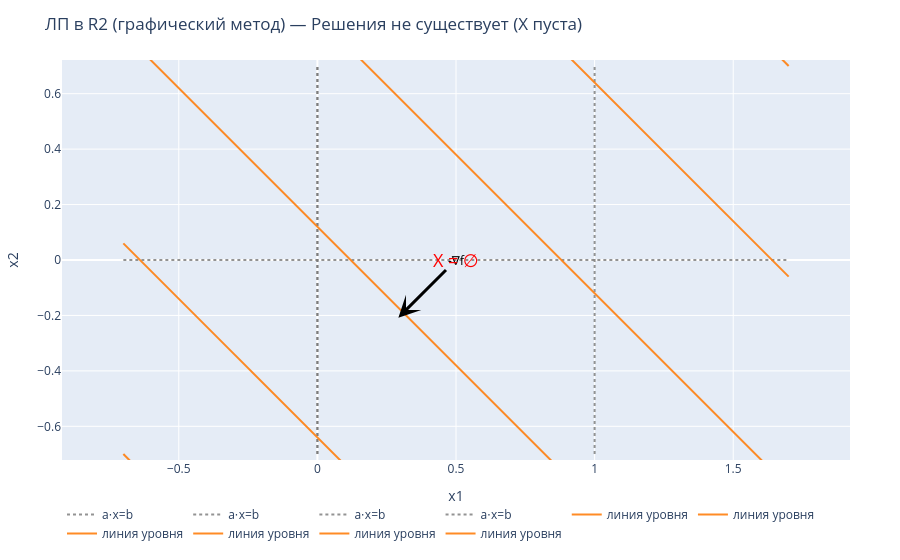
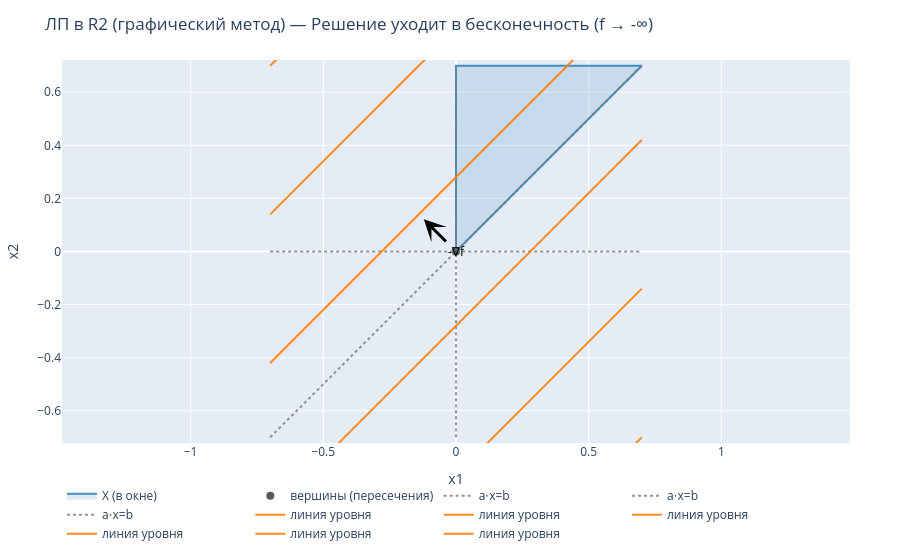
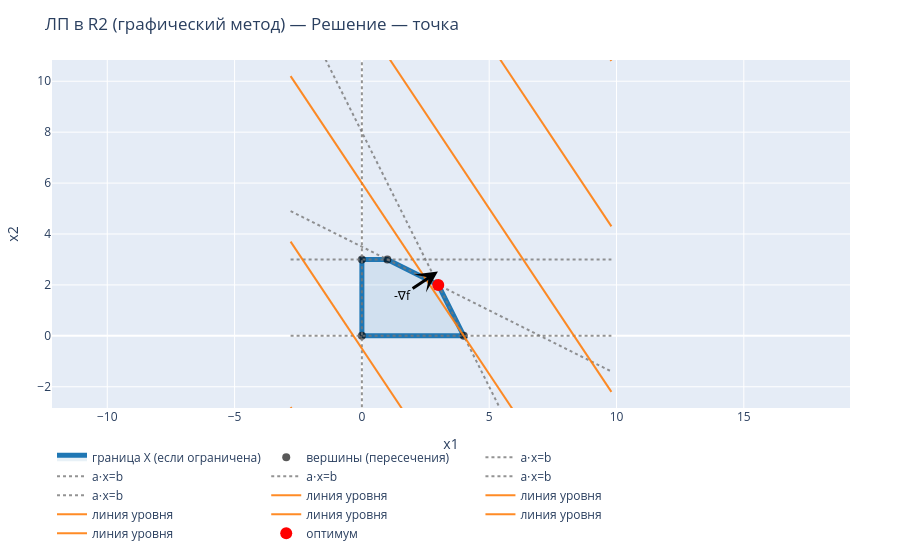
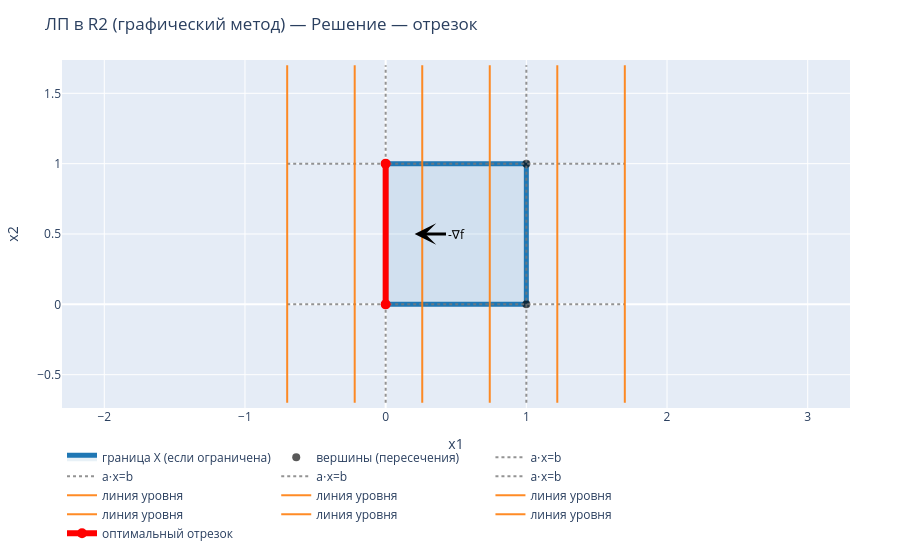

The notebook cell these images were saved under, in order:
### Code cell
for nm in ["infeasible", "unbounded", "optimal_point", "optimal_segment"]
    ex = examples[nm]
    c_ex = ex.c
    constraints_ex = normalize_constraints(ex.raw)
    # Неявные ограничения первой четверти
    push!(constraints_ex, ([-1.0,  0.0], 0.0))
    push!(constraints_ex, ([ 0.0, -1.0], 0.0))

    res_ex = solve_lp_graphical(c_ex, constraints_ex)
    println("\n===== ", case_ru[nm], " =====")
    println("status = ", res_ex.status)
    print_solution(res_ex, c_ex, constraints_ex)
    display(plot_solution(c_ex, constraints_ex, res_ex; title_suffix=" — " * case_ru[nm]))
end

### Figure 1 — Plotly figure (JSON) as saved in the notebook; plotly's stock layout.template omitted (floating-point values rounded to 4 significant figures)
{"data": [{"line": {"color": "rgba(120,120,120,0.8)", "dash": "dot", "width": 2}, "mode": "lines", "name": "a⋅x=b", "type": "scatter", "x": [0, 0], "y": [-0.7, 0.7]}, {"line": {"color": "rgba(120,120,120,0.8)", "dash": "dot", "width": 2}, "mode": "lines", "name": "a⋅x=b", "type": "scatter", "x": [1, 1], "y": [-0.7, 0.7]}, {"line": {"color": "rgba(120,120,120,0.8)", "dash": "dot", "width": 2}, "mode": "lines", "name": "a⋅x=b", "type": "scatter", "x": [0, 0], "y": [-0.7, 0.7]}, {"line": {"color": "rgba(120,120,120,0.8)", "dash": "dot", "width": 2}, "mode": "lines", "name": "a⋅x=b", "type": "scatter", "x": [-0.7, 1.7], "y": [0, 0]}, {"line": {"color": "rgba(255,127,14,0.9)", "width": 2}, "mode": "lines", "name": "линия уровня", "type": "scatter", "x": [-0.7, 1.7], "y": [-0.7, -3.1]}, {"line": {"color": "rgba(255,127,14,0.9)", "width": 2}, "mode": "lines", "name": "линия уровня", "type": "scatter", "x": [-0.7, 1.7], "y": [0.06, -2.34]}, {"line": {"color": "rgba(255,127,14,0.9)", "width": 2}, "mode": "lines", "name": "линия уровня", "type": "scatter", "x": [-0.7, 1.7], "y": [0.82, -1.58]}, {"line": {"color": "rgba(255,127,14,0.9)", "width": 2}, "mode": "lines", "name": "линия уровня", "type": "scatter", "x": [-0.7, 1.7], "y": [1.58, -0.82]}, {"line": {"color": "rgba(255,127,14,0.9)", "width": 2}, "mode": "lines", "name": "линия уровня", "type": "scatter", "x": [-0.7, 1.7], "y": [2.34, -0.06]}, {"line": {"color": "rgba(255,127,14,0.9)", "width": 2}, "mode": "lines", "name": "линия уровня", "type": "scatter", "x": [-0.7, 1.7], "y": [3.1, 0.7]}], "layout": {"annotations": [{"arrowcolor": "black", "arrowhead": 3, "arrowsize": 1.2, "arrowwidth": 3, "ax": 0.5, "axref": "x", "ay": 0, "ayref": "y", "font": {"color": "black"}, "showarrow": true, "text": "-∇f", "x": 0.2921, "xref": "x", "y": -0.2079, "yref": "y"}, {"font": {"color": "red", "size": 18}, "showarrow": false, "text": "X = ∅", "x": 0.5, "xref": "x", "y": 0, "yref": "y"}], "legend": {"orientation": "h"}, "margin": {"b": 50, "l": 50, "r": 50, "t": 60}, "title": "ЛП в R2 (графический метод) — Решения не существует (X пуста)", "xaxis": {"range": [-0.7, 1.7], "title": "x1", "zeroline": true}, "yaxis": {"range": [-0.7, 0.7], "scaleanchor": "x", "scaleratio": 1, "title": "x2", "zeroline": true}}}

### Figure 2 — Plotly figure (JSON) as saved in the notebook; plotly's stock layout.template omitted (floating-point values rounded to 4 significant figures)
{"data": [{"fill": "toself", "fillcolor": "rgba(31,119,180,0.15)", "line": {"color": "rgba(31,119,180,0.8)", "width": 2}, "mode": "lines", "name": "X (в окне)", "type": "scatter", "x": [0, 0.7, 0.7, 0, 0], "y": [0, 0.7, 0.7, 0.7, 0]}, {"marker": {"color": "rgba(0,0,0,0.65)", "size": 8}, "mode": "markers", "name": "вершины (пересечения)", "type": "scatter", "x": [0], "y": [0]}, {"line": {"color": "rgba(120,120,120,0.8)", "dash": "dot", "width": 2}, "mode": "lines", "name": "a⋅x=b", "type": "scatter", "x": [-0.7, 0.7], "y": [-0.7, 0.7]}, {"line": {"color": "rgba(120,120,120,0.8)", "dash": "dot", "width": 2}, "mode": "lines", "name": "a⋅x=b", "type": "scatter", "x": [0, 0], "y": [-0.7, 0.7]}, {"line": {"color": "rgba(120,120,120,0.8)", "dash": "dot", "width": 2}, "mode": "lines", "name": "a⋅x=b", "type": "scatter", "x": [-0.7, 0.7], "y": [0, 0]}, {"line": {"color": "rgba(255,127,14,0.9)", "width": 2}, "mode": "lines", "name": "линия уровня", "type": "scatter", "x": [-0.7, 0.7], "y": [0.7, 2.1]}, {"line": {"color": "rgba(255,127,14,0.9)", "width": 2}, "mode": "lines", "name": "линия уровня", "type": "scatter", "x": [-0.7, 0.7], "y": [0.14, 1.54]}, {"line": {"color": "rgba(255,127,14,0.9)", "width": 2}, "mode": "lines", "name": "линия уровня", "type": "scatter", "x": [-0.7, 0.7], "y": [-0.42, 0.98]}, {"line": {"color": "rgba(255,127,14,0.9)", "width": 2}, "mode": "lines", "name": "линия уровня", "type": "scatter", "x": [-0.7, 0.7], "y": [-0.98, 0.42]}, {"line": {"color": "rgba(255,127,14,0.9)", "width": 2}, "mode": "lines", "name": "линия уровня", "type": "scatter", "x": [-0.7, 0.7], "y": [-1.54, -0.14]}, {"line": {"color": "rgba(255,127,14,0.9)", "width": 2}, "mode": "lines", "name": "линия уровня", "type": "scatter", "x": [-0.7, 0.7], "y": [-2.1, -0.7]}], "layout": {"annotations": [{"arrowcolor": "black", "arrowhead": 3, "arrowsize": 1.2, "arrowwidth": 3, "ax": 0, "axref": "x", "ay": 0, "ayref": "y", "font": {"color": "black"}, "showarrow": true, "text": "-∇f", "x": -0.1213, "xref": "x", "y": 0.1213, "yref": "y"}], "legend": {"orientation": "h"}, "margin": {"b": 50, "l": 50, "r": 50, "t": 60}, "title": "ЛП в R2 (графический метод) — Решение уходит в бесконечность (f → -∞)", "xaxis": {"range": [-0.7, 0.7], "title": "x1", "zeroline": true}, "yaxis": {"range": [-0.7, 0.7], "scaleanchor": "x", "scaleratio": 1, "title": "x2", "zeroline": true}}}

### Figure 3 — Plotly figure (JSON) as saved in the notebook; plotly's stock layout.template omitted (floating-point values rounded to 4 significant figures)
{"data": [{"fill": "toself", "fillcolor": "rgba(31,119,180,0.10)", "line": {"color": "rgba(31,119,180,1.0)", "width": 5}, "mode": "lines", "name": "граница X (если ограничена)", "type": "scatter", "x": [0, 4, 3, 1, 0, 0], "y": [0, 0, 2, 3, 3, 0]}, {"marker": {"color": "rgba(0,0,0,0.65)", "size": 8}, "mode": "markers", "name": "вершины (пересечения)", "type": "scatter", "x": [3, 1, 4, 0, 0], "y": [2, 3, 0, 3, 0]}, {"line": {"color": "rgba(120,120,120,0.8)", "dash": "dot", "width": 2}, "mode": "lines", "name": "a⋅x=b", "type": "scatter", "x": [-2.8, 9.8], "y": [4.9, -1.4]}, {"line": {"color": "rgba(120,120,120,0.8)", "dash": "dot", "width": 2}, "mode": "lines", "name": "a⋅x=b", "type": "scatter", "x": [-2.8, 9.8], "y": [13.6, -11.6]}, {"line": {"color": "rgba(120,120,120,0.8)", "dash": "dot", "width": 2}, "mode": "lines", "name": "a⋅x=b", "type": "scatter", "x": [-2.8, 9.8], "y": [3, 3]}, {"line": {"color": "rgba(120,120,120,0.8)", "dash": "dot", "width": 2}, "mode": "lines", "name": "a⋅x=b", "type": "scatter", "x": [0, 0], "y": [-2.8, 10.8]}, {"line": {"color": "rgba(120,120,120,0.8)", "dash": "dot", "width": 2}, "mode": "lines", "name": "a⋅x=b", "type": "scatter", "x": [-2.8, 9.8], "y": [0, 0]}, {"line": {"color": "rgba(255,127,14,0.9)", "width": 2}, "mode": "lines", "name": "линия уровня", "type": "scatter", "x": [-2.8, 9.8], "y": [29.7, 10.8]}, {"line": {"color": "rgba(255,127,14,0.9)", "width": 2}, "mode": "lines", "name": "линия уровня", "type": "scatter", "x": [-2.8, 9.8], "y": [23.2, 4.3]}, {"line": {"color": "rgba(255,127,14,0.9)", "width": 2}, "mode": "lines", "name": "линия уровня", "type": "scatter", "x": [-2.8, 9.8], "y": [16.7, -2.2]}, {"line": {"color": "rgba(255,127,14,0.9)", "width": 2}, "mode": "lines", "name": "линия уровня", "type": "scatter", "x": [-2.8, 9.8], "y": [10.2, -8.7]}, {"line": {"color": "rgba(255,127,14,0.9)", "width": 2}, "mode": "lines", "name": "линия уровня", "type": "scatter", "x": [-2.8, 9.8], "y": [3.7, -15.2]}, {"line": {"color": "rgba(255,127,14,0.9)", "width": 2}, "mode": "lines", "name": "линия уровня", "type": "scatter", "x": [-2.8, 9.8], "y": [-2.8, -21.7]}, {"marker": {"color": "red", "size": 12}, "mode": "markers", "name": "оптимум", "type": "scatter", "x": [3], "y": [2]}], "layout": {"annotations": [{"arrowcolor": "black", "arrowhead": 3, "arrowsize": 1.2, "arrowwidth": 3, "ax": 1.6, "axref": "x", "ay": 1.6, "ayref": "y", "font": {"color": "black"}, "showarrow": true, "text": "-∇f", "x": 2.986, "xref": "x", "y": 2.524, "yref": "y"}], "legend": {"orientation": "h"}, "margin": {"b": 50, "l": 50, "r": 50, "t": 60}, "title": "ЛП в R2 (графический метод) — Решение — точка", "xaxis": {"range": [-2.8, 9.8], "title": "x1", "zeroline": true}, "yaxis": {"range": [-2.8, 10.8], "scaleanchor": "x", "scaleratio": 1, "title": "x2", "zeroline": true}}}

### Figure 4 — Plotly figure (JSON) as saved in the notebook; plotly's stock layout.template omitted (floating-point values rounded to 4 significant figures)
{"data": [{"fill": "toself", "fillcolor": "rgba(31,119,180,0.10)", "line": {"color": "rgba(31,119,180,1.0)", "width": 5}, "mode": "lines", "name": "граница X (если ограничена)", "type": "scatter", "x": [0, 1, 1, 0, 0], "y": [0, 0, 1, 1, 0]}, {"marker": {"color": "rgba(0,0,0,0.65)", "size": 8}, "mode": "markers", "name": "вершины (пересечения)", "type": "scatter", "x": [1, 1, 0, 0], "y": [1, 0, 1, 0]}, {"line": {"color": "rgba(120,120,120,0.8)", "dash": "dot", "width": 2}, "mode": "lines", "name": "a⋅x=b", "type": "scatter", "x": [1, 1], "y": [-0.7, 1.7]}, {"line": {"color": "rgba(120,120,120,0.8)", "dash": "dot", "width": 2}, "mode": "lines", "name": "a⋅x=b", "type": "scatter", "x": [-0.7, 1.7], "y": [1, 1]}, {"line": {"color": "rgba(120,120,120,0.8)", "dash": "dot", "width": 2}, "mode": "lines", "name": "a⋅x=b", "type": "scatter", "x": [0, 0], "y": [-0.7, 1.7]}, {"line": {"color": "rgba(120,120,120,0.8)", "dash": "dot", "width": 2}, "mode": "lines", "name": "a⋅x=b", "type": "scatter", "x": [-0.7, 1.7], "y": [0, 0]}, {"line": {"color": "rgba(255,127,14,0.9)", "width": 2}, "mode": "lines", "name": "линия уровня", "type": "scatter", "x": [-0.7, -0.7], "y": [-0.7, 1.7]}, {"line": {"color": "rgba(255,127,14,0.9)", "width": 2}, "mode": "lines", "name": "линия уровня", "type": "scatter", "x": [-0.22, -0.22], "y": [-0.7, 1.7]}, {"line": {"color": "rgba(255,127,14,0.9)", "width": 2}, "mode": "lines", "name": "линия уровня", "type": "scatter", "x": [0.26, 0.26], "y": [-0.7, 1.7]}, {"line": {"color": "rgba(255,127,14,0.9)", "width": 2}, "mode": "lines", "name": "линия уровня", "type": "scatter", "x": [0.74, 0.74], "y": [-0.7, 1.7]}, {"line": {"color": "rgba(255,127,14,0.9)", "width": 2}, "mode": "lines", "name": "линия уровня", "type": "scatter", "x": [1.22, 1.22], "y": [-0.7, 1.7]}, {"line": {"color": "rgba(255,127,14,0.9)", "width": 2}, "mode": "lines", "name": "линия уровня", "type": "scatter", "x": [1.7, 1.7], "y": [-0.7, 1.7]}, {"line": {"color": "red", "width": 6}, "marker": {"color": "red", "size": 10}, "mode": "lines+markers", "name": "оптимальный отрезок", "type": "scatter", "x": [0, 0], "y": [1, 0]}], "layout": {"annotations": [{"arrowcolor": "black", "arrowhead": 3, "arrowsize": 1.2, "arrowwidth": 3, "ax": 0.5, "axref": "x", "ay": 0.5, "ayref": "y", "font": {"color": "black"}, "showarrow": true, "text": "-∇f", "x": 0.206, "xref": "x", "y": 0.5, "yref": "y"}], "legend": {"orientation": "h"}, "margin": {"b": 50, "l": 50, "r": 50, "t": 60}, "title": "ЛП в R2 (графический метод) — Решение — отрезок", "xaxis": {"range": [-0.7, 1.7], "title": "x1", "zeroline": true}, "yaxis": {"range": [-0.7, 1.7], "scaleanchor": "x", "scaleratio": 1, "title": "x2", "zeroline": true}}}
